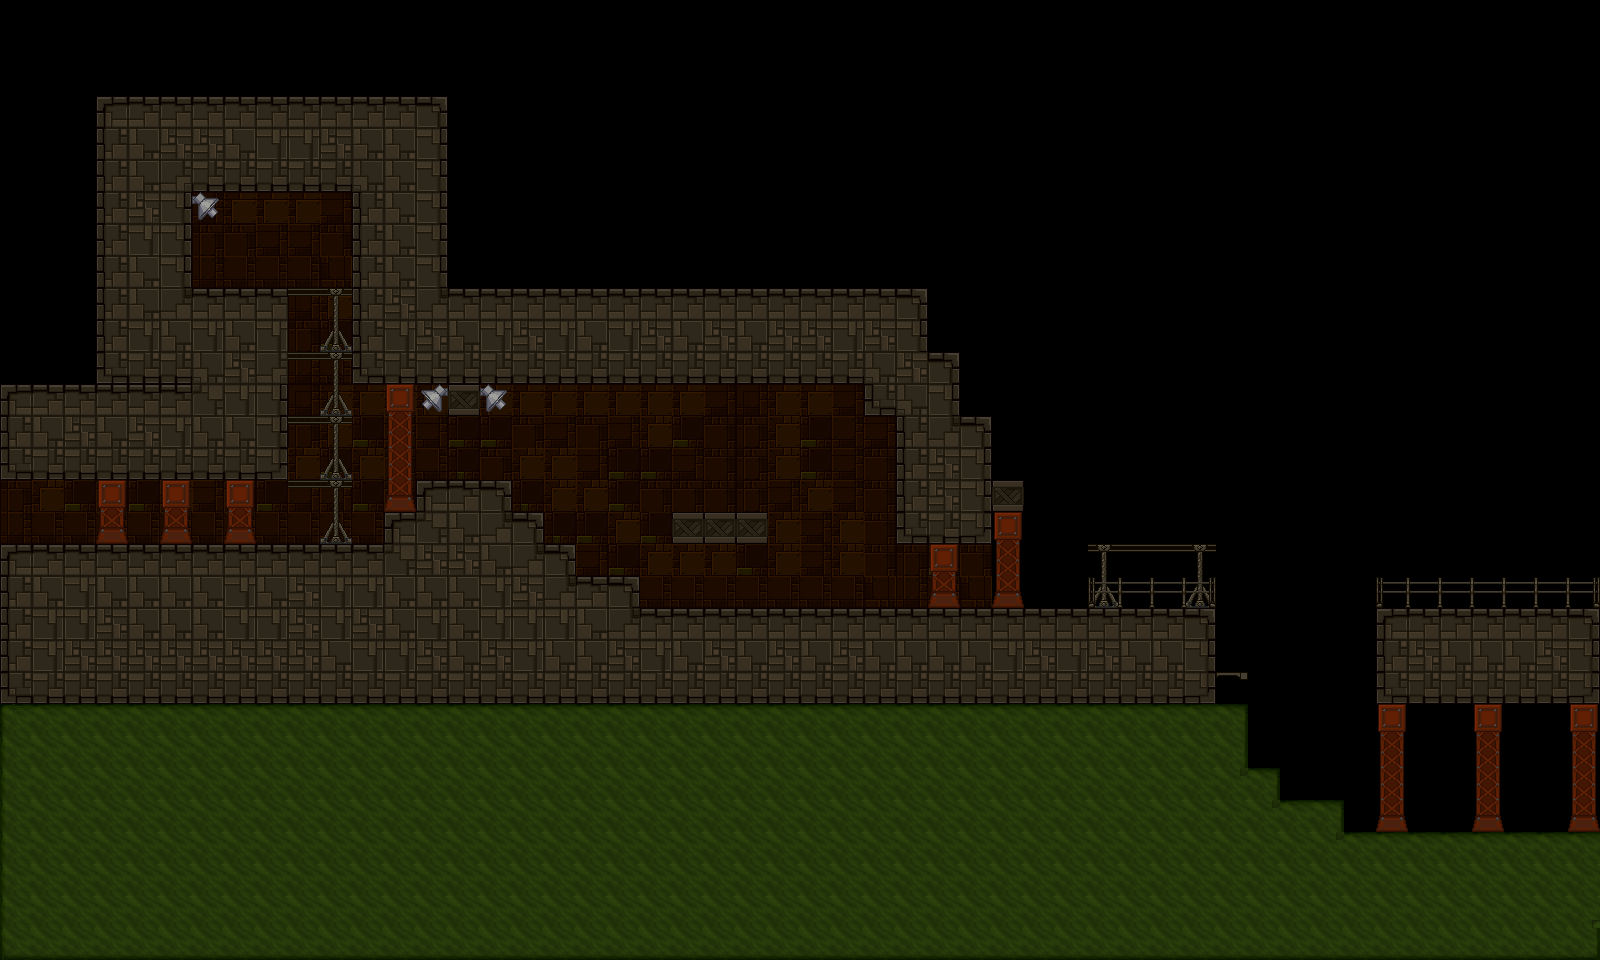

This game map was drawn from its Tiled (.tmx) file and the tilesets committed beside it. A one-line description and the trimmed map source follow:
An orthogonal 50x30 tile map with 32x32 px tiles, 5 tile layers (Background1, Background2, Background3, Foreground1, ...), 2 tilesets and 12 objects.

<map version="1.0" tiledversion="1.1.5" orientation="orthogonal" renderorder="right-down" width="50" height="30" tilewidth="32" tileheight="32" infinite="0" nextobjectid="24">
 <properties>
  <property name="unity:scale" value="0.03125" />
 </properties>
 <tileset firstgid="1" source="../../Tilesets/Example.tsx" />
 <tileset firstgid="31" source="../../Tilesets/lab.tsx" />
 <layer name="Background1" width="50" height="30">
  <properties>
   <property name="unity:sortingOrder" type="int" value="-3" />
  </properties>
  <data>[1500 cells, 3 non-empty, 3 distinct tile ids]</data>
 </layer>
 <layer name="Background2" width="50" height="30">
  <properties>
   <property name="unity:sortingOrder" type="int" value="-4" />
  </properties>
  <data>[1500 cells, 0 non-empty, 0 distinct tile ids]</data>
 </layer>
 <layer name="Background3" width="50" height="30">
  <properties>
   <property name="unity:sortingOrder" type="int" value="-3" />
  </properties>
  <data>[1500 cells, 172 non-empty, 16 distinct tile ids]</data>
 </layer>
 <layer name="Foreground1" width="50" height="30">
  <properties>
   <property name="unity:sortingOrder" type="int" value="3" />
  </properties>
  <data>[1500 cells, 476 non-empty, 38 distinct tile ids]</data>
 </layer>
 <layer name="Foreground2" width="50" height="30">
  <properties>
   <property name="unity:sortingOrder" type="int" value="4" />
  </properties>
  <data>[1500 cells, 408 non-empty, 30 distinct tile ids]</data>
 </layer>
 <objectgroup name="walls">
  <properties>
   <property name="unity:layer" value="Obstacle" />
  </properties>
  <object id="12" x="0" y="544">
   <polyline points="0,0 0,-64 288,-64 288,-256 192,-256 192,-352 352,-352 352,-160 864,-160 864,-128 896,-128 896,0 992,0 992,-32 1024,-32 1024,-64 992,-64 992,-128 960,-128 960,-192 928,-192 928,-256 448,-256 448,-448 96,-448 96,-160" />
  </object>
  <object id="13" x="0" y="544">
   <polyline points="0,0 384,0 384,-32 416,-32 416,-64 512,-64 512,-32 544,-32 544,0 576,0 576,32 640,32 640,64 1216,64 1216,160 608,160 608,128 544,128 544,96 0,96 0,0" />
  </object>
  <object id="19" x="672" y="512">
   <polyline points="0,0 0,32 96,32 96,0 0,0" />
  </object>
  <object id="20" x="1216" y="704">
   <polyline points="0,0 32,0 32,64 64,64 64,96 128,96 128,128 384,128 384,224 -96,224 -96,0" />
  </object>
  <object id="21" x="1376" y="608">
   <polyline points="0,0 0,96 224,96 224,0 0,0" />
  </object>
  <object id="22" x="448" y="384">
   <polyline points="0,0 0,32 32,32 32,0" />
  </object>
 </objectgroup>
 <objectgroup name="JumpThru">
  <properties>
   <property name="unity:layer" value="Obstacle" />
   <property name="unity:tag" value="JumpThru" />
  </properties>
  <object id="14" x="352" y="480">
   <polyline points="0,0 -64,0" />
  </object>
  <object id="15" x="288" y="416">
   <polyline points="0,0 64,0" />
  </object>
  <object id="16" x="352" y="352">
   <polyline points="0,0 -64,0" />
  </object>
  <object id="17" x="288" y="288">
   <polyline points="0,0 64,0" />
  </object>
  <object id="18" x="1088" y="544">
   <polyline points="0,0 128,0" />
  </object>
  <object id="23" x="1248" y="672">
   <polyline points="0,0 -32,0" />
  </object>
 </objectgroup>
</map>
